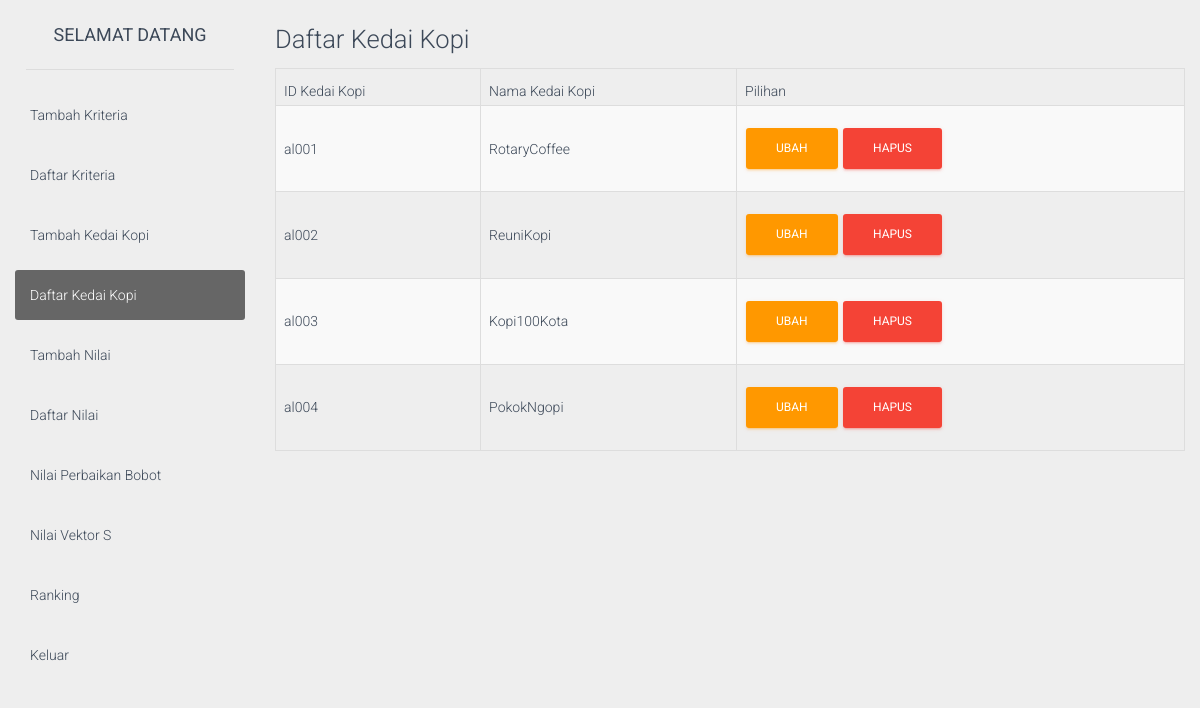
Page /login/dashboard/index.php?page=4 (signed in) on the committed database.
### tables this page shows
CREATE TABLE `alternatif` (
  `id_alternatif` varchar(5) NOT NULL,
  `nm_alternatif` varchar(35) NOT NULL,
  `n_vektor_s` double NOT NULL,
  `n_vektor_v` double NOT NULL
);

### login/dashboard/include/kedai_list.php (the view)
<div class="box-header">
    <h3 class="box-title">Daftar Kedai Kopi</h3>
</div>
<div class="table-responsive">
    <table class="table table-bordered table-striped">
        <thead>
            <tr>
                <th>ID Kedai Kopi</th>
                <th>Nama Kedai Kopi</th>
                <th>Pilihan</th>
            </tr>
        </thead>
        <tbody>
            <?php
include ("../koneksi/koneksi.php");
$s=mysqli_query($conn, "select * from alternatif order by id_alternatif ASC");
while($d=mysqli_fetch_assoc($s)){
?>
            <tr>
                <td><?php echo $d['id_alternatif']; ?></td>
                <td><?php echo $d['nm_alternatif']; ?></td>
                <td>
                    <a href="?a=alternatif&k=ubaha&id=<?php echo $d['id_alternatif']; ?>"
                        class="btn btn-warning">Ubah</a>
                    <a href="hapusalternatif.php?id=<?php echo $d['id_alternatif']; ?>" class="btn btn-danger">Hapus</a>
                </td>
            </tr>
            <?php
}
?>
        </tbody>
    </table>
</div>

### rows in the picture
alternatif: id_alternatif "al001", nm_alternatif "RotaryCoffee"
alternatif: id_alternatif "al002", nm_alternatif "ReuniKopi"
alternatif: id_alternatif "al003", nm_alternatif "Kopi100Kota"
alternatif: id_alternatif "al004", nm_alternatif "PokokNgopi"
